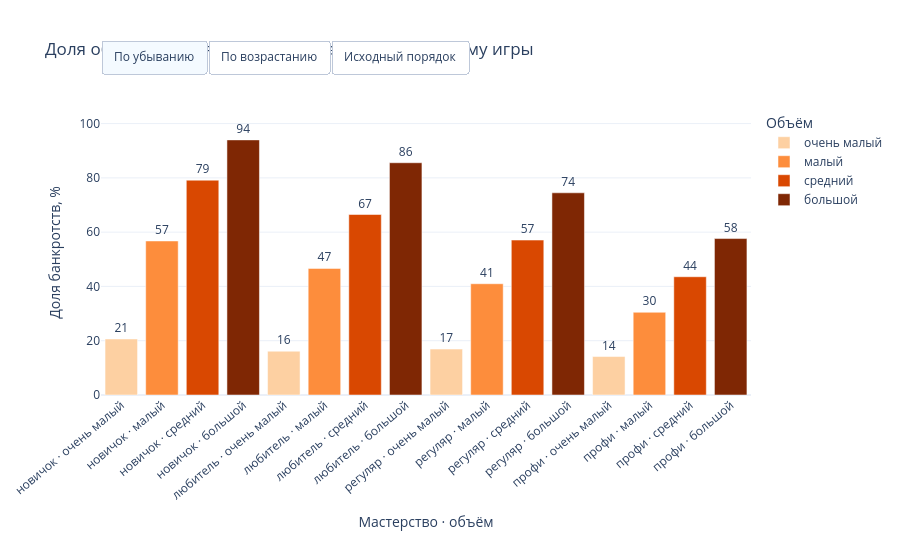

The notebook cell this image was saved under:
### Markdown cell above
#### График 6. Доля банкротств по группам мастерства и объёма — *сравнение* (интерактивный)

График из задания 2.3, с кнопками сортировки.

### Code cell
fig_bar.show()

### Figure 1 — Plotly figure (JSON) as saved in the notebook; plotly's stock layout.template omitted (floating-point values rounded to 4 significant figures)
{"data": [{"customdata": [[1743, -40.43, 18.7, "очень малый"], [3885, -29.71, 24.66, "очень малый"], [3941, -20.03, 30.68, "очень малый"], [1658, -10.69, 35.83, "очень малый"]], "hovertemplate": "Доля банкротств, %=%{text:.1f}<br>игроков=%{customdata[0]}<br>средний ROI, %=%{customdata[1]:.1f}<br>доля прибыльных, %=%{customdata[2]:.1f}<extra></extra>", "legendgroup": "очень малый", "marker": {"color": "#fdd0a2", "pattern": {"shape": ""}}, "name": "очень малый", "orientation": "v", "showlegend": true, "text": [20.65, 16.14, 16.92, 14.17], "textposition": "outside", "texttemplate": "%{text:.0f}", "type": "bar", "x": ["новичок · очень малый", "любитель · очень малый", "регуляр · очень малый", "профи · очень малый"], "xaxis": "x", "y": [20.65, 16.14, 16.92, 14.17], "yaxis": "y"}, {"customdata": [[1725, -48.24, 6.72, "малый"], [3829, -36.86, 15.46, "малый"], [3935, -26.92, 25.08, "малый"], [1765, -12.69, 39.15, "малый"]], "hovertemplate": "Доля банкротств, %=%{text:.1f}<br>игроков=%{customdata[0]}<br>средний ROI, %=%{customdata[1]:.1f}<br>доля прибыльных, %=%{customdata[2]:.1f}<extra></extra>", "legendgroup": "малый", "marker": {"color": "#fd8d3c", "pattern": {"shape": ""}}, "name": "малый", "orientation": "v", "showlegend": true, "text": [56.75, 46.64, 40.99, 30.48], "textposition": "outside", "texttemplate": "%{text:.0f}", "type": "bar", "x": ["новичок · малый", "любитель · малый", "регуляр · малый", "профи · малый"], "xaxis": "x", "y": [56.75, 46.64, 40.99, 30.48], "yaxis": "y"}, {"customdata": [[1727, -50.42, 3.53, "средний"], [3692, -40.08, 10.4, "средний"], [4040, -30.22, 19.6, "средний"], [1673, -16.0, 36.16, "средний"]], "hovertemplate": "Доля банкротств, %=%{text:.1f}<br>игроков=%{customdata[0]}<br>средний ROI, %=%{customdata[1]:.1f}<br>доля прибыльных, %=%{customdata[2]:.1f}<extra></extra>", "legendgroup": "средний", "marker": {"color": "#d94801", "pattern": {"shape": ""}}, "name": "средний", "orientation": "v", "showlegend": true, "text": [79.15, 66.5, 57.08, 43.57], "textposition": "outside", "texttemplate": "%{text:.0f}", "type": "bar", "x": ["новичок · средний", "любитель · средний", "регуляр · средний", "профи · средний"], "xaxis": "x", "y": [79.15, 66.5, 57.08, 43.57], "yaxis": "y"}, {"customdata": [[1698, -51.81, 0.77, "большой"], [3715, -42.12, 5.57, "большой"], [3952, -32.69, 14.6, "большой"], [1799, -19.39, 31.52, "большой"]], "hovertemplate": "Доля банкротств, %=%{text:.1f}<br>игроков=%{customdata[0]}<br>средний ROI, %=%{customdata[1]:.1f}<br>доля прибыльных, %=%{customdata[2]:.1f}<extra></extra>", "legendgroup": "большой", "marker": {"color": "#7f2704", "pattern": {"shape": ""}}, "name": "большой", "orientation": "v", "showlegend": true, "text": [93.99, 85.57, 74.49, 57.64], "textposition": "outside", "texttemplate": "%{text:.0f}", "type": "bar", "x": ["новичок · большой", "любитель · большой", "регуляр · большой", "профи · большой"], "xaxis": "x", "y": [93.99, 85.57, 74.49, 57.64], "yaxis": "y"}], "layout": {"barmode": "relative", "height": 540, "legend": {"title": {"text": "Объём"}, "tracegroupgap": 0}, "margin": {"t": 110}, "title": {"text": "Доля обнулившихся игроков по мастерству и объёму игры"}, "updatemenus": [{"buttons": [{"args": [{"xaxis.categoryorder": "total descending"}], "label": "По убыванию", "method": "relayout"}, {"args": [{"xaxis.categoryorder": "total ascending"}], "label": "По возрастанию", "method": "relayout"}, {"args": [{"xaxis.categoryarray": ["новичок · очень малый", "новичок · малый", "новичок · средний", "новичок · большой", "любитель · очень малый", "любитель · малый", "любитель · средний", "любитель · большой", "регуляр · очень малый", "регуляр · малый", "регуляр · средний", "регуляр · большой", "профи · очень малый", "профи · малый", "профи · средний", "профи · большой"], "xaxis.categoryorder": "array"}], "label": "Исходный порядок", "method": "relayout"}], "direction": "right", "type": "buttons", "x": 0, "xanchor": "left", "y": 1.13, "yanchor": "bottom"}], "xaxis": {"anchor": "y", "categoryarray": ["новичок · очень малый", "новичок · малый", "новичок · средний", "новичок · большой", "любитель · очень малый", "любитель · малый", "любитель · средний", "любитель · большой", "регуляр · очень малый", "регуляр · малый", "регуляр · средний", "регуляр · большой", "профи · очень малый", "профи · малый", "профи · средний", "профи · большой"], "categoryorder": "array", "domain": [0.0, 1.0], "tickangle": -40, "title": {"text": "Мастерство · объём"}}, "yaxis": {"anchor": "x", "domain": [0.0, 1.0], "range": [0, 105], "title": {"text": "Доля банкротств, %"}}}}
